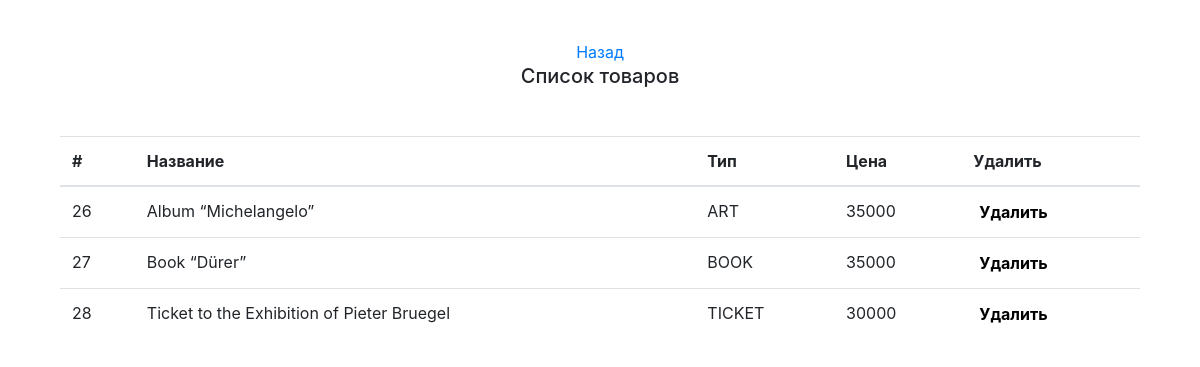
The page /LIST_ART.php (signed in) on the database its author committed.
### tables this page shows
CREATE TABLE `product` (
  `id` int(11) NOT NULL,
  `name` varchar(50) NOT NULL,
  `image` text NOT NULL,
  `kind` varchar(50) NOT NULL,
  `price` int(100) NOT NULL
);

### ru.php (called while the page is built, shortened)
<?php
   $lang = array();
   $lang['loginh1'] = 'Логин';
   $lang['nameU'] = 'Имя пользователя';
   $lang['passwordU'] = 'Пароль';
   $lang['hrefReg'] = 'Еще не зарегистрированы?';
   $lang['logIn'] = 'Авторизоваться';
   $lang['chooseLang'] = 'Выберите язык:';
   $lang['choose_new_lang']='Язык';
   $lang['message_for_user']= 'Мы Никогда не будем делиться вашей электронной почтой ни с кем другим.';
    $lang['back'] = 'Назад';
   $lang['reg'] = 'Напиши свой email';
   $lang['regname']='Напиши свое имя';
   $lang['act_admin']='Зайти как Админ';
$lang['act_moder']='Зайти как Модератор';
    $lang['add_moder'] = 'Добавить Модератора';
    $lang['add'] = 'Добавить';
    $lang['see_product'] = 'Посмотреть Товары';
    $lang['see'] = 'Посмотреть';
    $lang['see_users'] = 'Посмотреть юзеров';
    $lang['sold'] = 'Посмотреть историю';
     $lang['about_art'] = 'Список товаров';
       $lang['art_name'] = 'Название';
       $lang['kind']='Тип';
       $lang['price']='Цена';
       $lang['delete']='Удалить';
       $lang['sold'] = 'Проданные айди товаров';
       $lang['add_product'] = 'Добавить Товар';
       $lang['p_name'] = 'Название товара';
       $lang['image'] = 'Картина ';
       $lang['message_success'] = 'Успешно добавлен';
       $lang['guest'] = 'Гость';
       $lang['musem_info'] = 'МУЗЕЙ Закрыт из за карантина';
         $lang['address']= '34-Я АВЕНЮ, КВИНС, Нью-Йорк 11106 ';
          $lang['SEARCH'] = 'Искать';
          $lang['exit'] = 'Выйти';
    $lang['home'] = 'Главная';
    $lang['collection'] = 'Коллекция';
    $lang['gallery'] = 'Галерея';
    $lang['about_us'] = 'О Нас';
     $lang['shop'] = 'Магазин';
     $lang['welcome'] = 'Добро Пожаловать';
     $lang['qaa'] = 'Ozeum Музей';
      $lang['qhm'] = 'Истории И Искусства';
      $lang['our_gallery']='Наша Галерия';
      $lang['welcome_long']='Добро Пожаловать В Музей';
      $lang['welcome_short']= 'Искусств И
      Истории Ozeum';
      $lang['not_only'] = 'Не только выдающееся качество коллекции, но и наш высокий уровень активности в';
$lang['not_only_2']='области исследований, выставок и образования гарантируют выдающееся положение Ozium';
$lang['not_only_3']='положение в международном музейном ландшафте.';
       $lang['more_about']= 'Больше об этом';
     $lang['news']='Новостная рассылка';
     $lang['news_2']='Получайте по электронной почте обновления о наших выставках, мероприятиях и многом другом';
   $lang['send']='Отправить';
     $lang['agreement']='Я СОГЛАСЕН С ТЕМ, ЧТО МОИ ПРЕДСТАВЛЕННЫЕ ДАННЫЕ СОБИРАЮТСЯ И ХРАНЯТСЯ.';
    $lang['footer']='Музей истории и искусства';
    $lang['link']='Ссылки';
    $lang['info']='Инфа';
          $lang['social']='Соц.сети';
          $lang['all']='Все';
           $lang['Nature']='Природа';
   ?>

### db.php (called while the page is built, shortened)
<?php
class Db{
    private $host = "localhost";
    private $user = "root";
    private $password = "";
    private $database = "session";
    private $conn;
    function __construct() {
        $this->conn = $this->connectDB();
    }
    function connectDB() {
        $conn = mysqli_connect($this->host,$this->user,$this->password,$this->database);
        return $conn;
    }
    function query($query){
        $result = mysqli_query($this->conn, $query);
        while($row = mysqli_fetch_assoc($result)){
            $resultset[] = $row;
        }
        if(!empty($resultset)){
            return $resultset;
        }
    }
}
?>

### LIST_ART.php (the view, shortened to what this page needs)
<!DOCTYPE html>
<html lang="en">
<head>
	<link rel="stylesheet" href="https://stackpath.bootstrapcdn.com/bootstrap/4.4.1/css/bootstrap.min.css">
</head>
<body>
	<?php   session_start();
        include('lang.php');
?>
	<div class="content">
		<div class="container">
			<div class="row mt-3">
				<div class="col-md-12">
					<div class="col-md-12 mb-5 text-center">
						<br>
						<a href="Admin_Action.php"><?php echo $lang['back'] ?></a>
						<br>
						<h5><?php echo $lang['about_art'] ?></h5>
					</div>
					<div class="col-md-12">
					<?php
						require_once "db.php";
						$db = new Db();
						$q = $db->query("SELECT * FROM `product`");
						echo "<table class='table'><thead><tr><th scope='col'>#</th><th scope='col'>".$lang['art_name']." </th><th scope='col'>". $lang['kind']."</th><th scope='col'>".$lang['price']."</th><th scope='col'>".$lang['delete']."</th></tr></thead><tbody id='resusers'>";
						if (!empty($q)) {
							foreach ($q as $row) {
								echo "<tr><td>" . $row["id"] .
									"</td><td>" . $row["name"] .
									"</td><td>" . $row["kind"] .
									"</td><td>" . $row["price"] .
									"</td><td>" . "<button style='border:none; font-weight: 700; background-color: rgba(0,0,0,0);' class='delete'; data-id='$row[id]'>".$lang['delete']."</button>" .
									"</td></tr>";
							}
						}
						echo "</tbody></table>";
						?>
					</div>
					<br>
					<br>
				</div>
			</div>
		</div>
	</div>
</body>
</html>

### rows shown on the page
product: id "26", name "Album “Michelangelo”", kind "ART", price "35000"
product: id "27", name "Book “Dürer”", kind "BOOK", price "35000"
product: id "28", name "Ticket to the Exhibition of Pieter Bruegel", kind "TICKET", price "30000"

### other values the page prints
$lang['back'] "Назад"
$lang['about_art'] "Список товаров"
$lang['art_name'] "Название"
$lang['kind'] "Тип"
$lang['price'] "Цена"
$lang['delete'] "Удалить"
